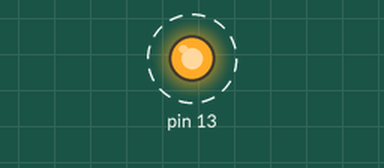
Recording of a sketch running on a simulated Arduino Uno, built with avr-gcc and run on an emulated ATmega328P. Parts: output pins drawn as LEDs (lit = HIGH). Dashed ring = blinking.

Above: at 0.5 s.
Timing chart, 0 to 4.6 s (numbered marks = the images above):
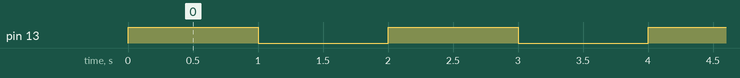

The sketch:

PORT_B.ino
```cpp
// C++ code
//
int main(void){

  DDRB = 1<<5;


  while(1){
   	PORTB = 1<<5;
    _delay_ms(1000);
    PORTB = 0b00000000;
    _delay_ms(1000);


  }

}
```

Measured:
- by itself, pin 13: alternates HIGH for 1.0 s and LOW for 1.0 s
